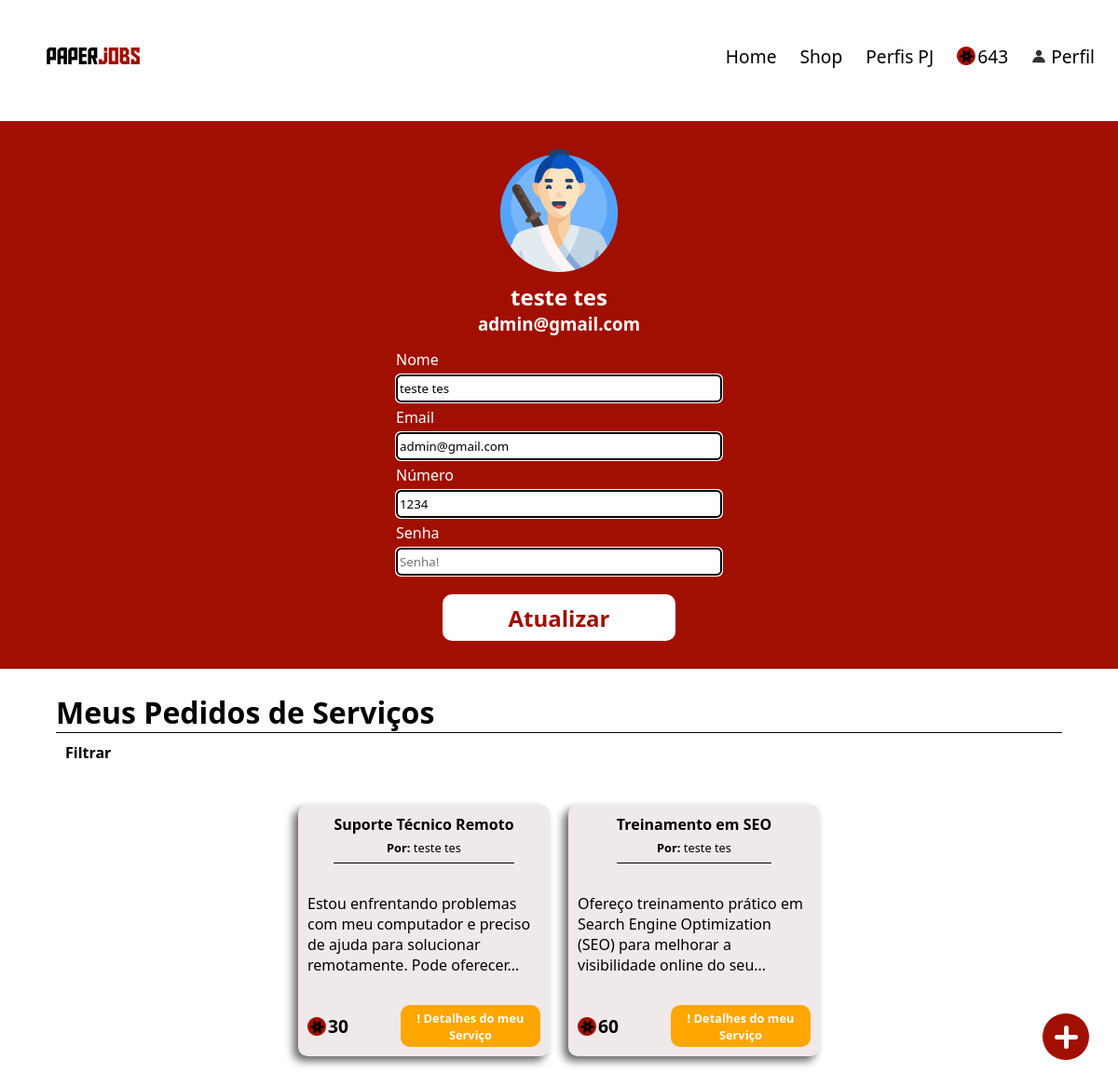
The page /perfil.php (signed in) on the database its author committed.
### tables this page shows
CREATE TABLE IF NOT EXISTS `usuarios` (
  `usuario_id` int(11) NOT NULL AUTO_INCREMENT,
  `usuario_nome` varchar(255) NOT NULL,
  `usuario_email` varchar(255) NOT NULL,
  `usuario_senha` varchar(255) NOT NULL,
  `usuario_numero` varchar(20) NOT NULL,
  `usuario_nivel` varchar(6) NOT NULL,
  `usuario_status` int(11) NOT NULL,
  `usuario_ultimo_login` timestamp NOT NULL DEFAULT current_timestamp() ON UPDATE current_timestamp(),
  `usuario_criado` timestamp NOT NULL DEFAULT current_timestamp(),
  `usuario_pontos` int(11) NOT NULL DEFAULT 0,
  PRIMARY KEY (`usuario_id`)
);

CREATE TABLE IF NOT EXISTS `servicos` (
  `servico_id` int(11) NOT NULL AUTO_INCREMENT,
  `servico_autor_id` varchar(50) NOT NULL DEFAULT '0',
  `servico_titulo` varchar(50) NOT NULL DEFAULT '0',
  `servico_descricao` varchar(250) NOT NULL DEFAULT '0',
  `servico_valor` int(11) NOT NULL DEFAULT 50,
  `servico_status` varchar(50) NOT NULL DEFAULT '0',
  `servico_data` timestamp NOT NULL DEFAULT current_timestamp(),
  `servico_orcamento_max` int(11) NOT NULL DEFAULT 0,
  `servico_tecnologias_usadas` varchar(50) DEFAULT NULL,
  `servico_prazo_max` varchar(50) DEFAULT NULL,
  `servico_ativo` int(11) DEFAULT 0,
  PRIMARY KEY (`servico_id`)
);

### functions/functions_usuarios.php (called while the page is built, shortened)
<?php
function listarUsuarios($conn, $id = null)
{
    $query = "SELECT * FROM usuarios WHERE 1=1";
    if (!empty($id))
        $query .= " AND usuario_id = " . mysqli_real_escape_string($conn, $id);
    $result = $conn->query($query);
    if ($result->num_rows > 0) {
        $usuarios = [];
        while ($row = $result->fetch_assoc()) {
            $usuarios[] = $row;
        }
        return $usuarios;
    } else {
        return [];
    }
}

### functions/functions_servicos.php (called while the page is built, shortened)
<?php
function listaServicos($conn, $id = NULL, $servico_autor_id = NULL, $titulo = NULL, $tipo = NULL, $status = NULL, $order_by = NULL, $limite = NULL, $servico_ativo = null)
{
    $query = "SELECT servicos.*, usuarios.usuario_nome, servicos_status.servico_status_nome, servicos_status.servico_status_quantidade_desbloqueado FROM servicos
              INNER JOIN servicos_status ON servicos.servico_status = servicos_status.servico_status_id
              INNER JOIN usuarios ON servicos.servico_autor_id = usuarios.usuario_id WHERE 1=1";
    if (is_numeric($servico_autor_id))
        $query .= " AND servico_autor_id = " . mysqli_real_escape_string($conn, $servico_autor_id);
    if (!empty($order_by))
        $query .= " ORDER BY servico_data $order_by";
    $result = mysqli_query($conn, $query);
    if ($result !== FALSE) {
        return $result;
    } else {
        return "ERRO: " . mysqli_error($conn);
    }
}

### perfil.php (the view, shortened to what this page needs)
<?php
require("header.php");
$atualizar = isset($_REQUEST['atualizar']) ? $_REQUEST['atualizar'] : false;
?>
<!DOCTYPE html>
<html lang="pt-br">
    <head>
    </head>
    <body>
        <div class="container-perfil">
            <div class="container-info-perfil" id="container-info-perfil">
                <img class="perfil_img" src="assets/iconPerfil/icon_perfil.png" alt="">
                <h2 class='usuario-nome'><?php echo $_SESSION['usuario']["usuario_nome"]; ?></h2>
                <h3 class='usuario-tipo'><?php echo $_SESSION['usuario']["usuario_email"]; ?></h3>
            </div>
            <div class="main">
                <div class="informacoes-perfil-selecionado">
                    <form action="" method='POST' class="container-atualizar_usuario">
                        <div class="containers-inputs">
                            <label for="">Nome</label><br>
                            <input class="usuario-input usuario_nome" <?php echo $atualizar == true ? "" : ' disabled'; ?>
                                value="<?php echo $_SESSION['usuario']["usuario_nome"]; ?>" type="text"
                                name="usuario_nome" id="">
                        </div>
                        <div class="containers-inputs">
                            <label for="">Email</label><br>
                            <input class="usuario-input usuario_email" <?php echo $atualizar == true ? "" : ' disabled'; ?>
                                value="<?php echo $_SESSION['usuario']["usuario_email"]; ?>" type="email"
                                name="usuario_email" id="">
                        </div>
                        <div class="containers-inputs">
                            <label for="">Número</label><br>
                            <input class="usuario-input usuario_numero" <?php echo $atualizar == true ? "" : ' disabled'; ?>
                                value="<?php echo $_SESSION['usuario']["usuario_numero"]; ?>" type="text"
                                name="usuario_numero" id="telefone">
                        </div>
                        <div class="containers-inputs">
                            <label for="">Senha</label><br>
                            <input class="usuario-input usuario_senha" disabled style="color:black" type="password"
                                name="usuario_senha" placeholder="Senha!" id="">
                        </div>
                        <form id="perfilForm" action="perfil.php" method="GET">
                            <div class="btns"
                                style="display:flex; width:100%;justify-content: center;margin-top: 15px;">
                                <?php if ($atualizar == false) {
                                    ?>
                                    <input class="btn_atualizar_usuario" type="button" name="atualizar" value="Atualizar">
                                <?php } ?>
                            </div>
                        </form>
                    </form>
                </div>
            </div>
        </div>
        <div class="container_servicos" style="margin-top:25px;">
            <div class="titulo_servicos">
                <h4>Meus Pedidos de Serviços</h4>
            </div>
            <div class="filtros">
                <li><b>Filtrar</b></li>
            </div>
            <div class="container_cards_servicos">
                <?php
                $listaServicos = listaServicos($conn, null, $_SESSION['usuario']["usuario_id"], null, null, null, 'DESC');
                if (!empty($listaServicos)) {
                    foreach ($listaServicos as $servico) {
                        $varfica_servico_desbloqueado = verificaServicoDesbloqueado($conn, $servico['servico_id'], $_SESSION['usuario']["usuario_id"]);
                        ?>
                        <div class="card_servico" id_serviço="<?php echo $servico['servico_id']; ?>">
                            <div class="card_header" style="border-bottom:1px solid black;">
                                <div class="titulo_servico"><b> <?php echo $servico['servico_titulo']; ?></b></div>
                                <div class="dono_servico"><b>Por:</b><?php echo " " . $servico['usuario_nome']; ?></div>
                            </div>
                            <div class="card_body">
                                <span>
                                    <?php
                                    $descricao = $servico['servico_descricao'];
                                    $palavras = explode(' ', $descricao);
                                    if (count($palavras) > 8) {
                                        $descricao = implode(' ', array_slice($palavras, 0, 15)) . '...';
                                    }
                                    echo $descricao;
                                    ?>
                                </span>
                            </div>
                            <div class="card_footer" style="justify-content: space-between;">
                                <div class="moedas_servico">
                                    <img class="icon_ponto" src="assets/icons/Pontos.png" alt="icon_moeda"><b>
                                        <?php echo $servico['servico_valor']; ?></b>
                                </div>
                                <?php if ($_SESSION['usuario']["usuario_id"] == $servico['servico_autor_id']) { ?>
                                    <div class="respostas_servico" style="background-color:#ffa600;"> <span> !
                                            <?php echo "Detalhes do meu Serviço" ?></span>
                                    </div>
                                <?php } else if ($varfica_servico_desbloqueado <= 0) { ?>
                                        <div class="respostas_servico"> <span> !
                                            <?php echo $servico['servico_status_nome']; ?></span>
                                        </div>
                                <?php } ?>
                            </div>
                        </div>
                        <?php
                    }
                } else {
                    ?>
                    <h4>Nenhum Serviço encontrado!</h4>
                    <?php
                } ?>
            </div>
        </div>
    </body>
</html>

### header.php (shortened to what this page needs)
<?php
require('conexao.php');
require('functions/functions_usuarios.php');
require('functions/functions_servicos.php');
$usuario_dados = listarUsuarios($conn, $_SESSION["usuario"]["usuario_id"]);
?>
<head>
    <link rel="stylesheet" href="css/style_claro.css">
</head>
<header>
    <div class="container_header">
        <div class="logo"><a href="home.php"><img style="width: 100px;" src="assets/logos/paperjobs.svg" alt="logo"></a>
        </div>
        <div class="container_option_header">
            <a href="home.php" class="option_header">Home</a>
            <a href="shop.php" class="option_header">Shop</a>
            <a href="perfil_pj.php" class="option_header">Perfis PJ</a>
            <div class="moedas_usuario option_header">
                <img class="icon_ponto" src="assets/icons/Pontos.png" alt="">
                <span><?php echo $usuario_dados[0]["usuario_pontos"] ?></span>
            </div>
            <a href="perfil.php">
                <div class="perfil_usuario option_header">
                    <img src="assets/icons/perfil.png" alt="icon_perfil">
                    <span>Perfil</span>
                </div>
            </a>
        </div>
    </div>
</header>
<body>
    <a href="criar_servico.php">
        <div class="adicionar_servico">
            <div class="linha_vertical"></div>
        </div>
    </a>
</body>

### css/style_claro.css (style rules this page uses)
* { margin: 0px; font-family: system-ui; }
body { display: flex; align-items: center; flex-direction: column; }
header { width: 100%; display: flex; min-height: 15vh; max-height: 110px; align-items: center; margin-bottom: 10px; }
.icon_ponto { margin-right: 2px; width: 20px; height: 20px; }
.container_header { width: 100%; display: flex; justify-content: space-between; max-height: 110px; }
.container_option_header { display: flex; font-size: 1.2em; align-items: center; }
.container_option_header a { text-decoration: none; color: black; }
.option_header { margin-right: 25px; }
.moedas_usuario { display: flex; align-items: center; }
.perfil_usuario { cursor: pointer; }
.logo { display: flex; align-items: center; margin-left: 50px; }
.adicionar_servico { border: white solid 1px; background-color: #A10F00; width: 50px; height: 50px; border-radius: 50%; position: fixed; bottom: 30px; right: 30px; display: flex; align-items: center; justify-content: center; color: white; font-size: 20px; cursor: pointer; }
.linha_horizontal, .linha_vertical { transition: .5s; background-color: #ffffff; height: 5px; width: 25px; border-radius: 15px; }
.linha_vertical { transform: rotate(90deg); margin-left: -50%; }
.container_servicos { width: 100%; display: flex; align-items: center; flex-direction: column; }
.titulo_servicos { font-size: 2em; border-bottom: 1px solid black; width: 90%; }
.filtros { display: flex; justify-content: start; width: 90%; text-decoration: none; list-style: none; }
.filtros li { margin: 10px; cursor: pointer; }
.container_cards_servicos { width: 98%; margin: 15px; display: flex; justify-content: center; flex-wrap: wrap; }
.card_servico { width: calc(100% / 5); min-width: 250px; height: 200px; padding: 10px; background: #F0E9E9; border-radius: 10px; display: flex; flex-direction: column; align-items: center; justify-content: space-between; margin: 20px 10px; cursor: pointer; box-shadow: -5px 5px 10px #646363; }
.card_header { display: flex; flex-direction: column; align-items: center; justify-content: center; padding-bottom: 2px; }
.titulo_servico { text-align: center; }
.dono_servico { margin: 5px 0px; font-size: .8em; }
.card_footer { width: 100%; height: auto; display: flex; font-size: 0.8em; }
.respostas_servico { text-align: center; background-color: #A10F00; color: white; padding: 5px; font-weight: bold; width: 140px; height: 35px; border-radius: 10px; display: flex; align-items: center; justify-content: center; }
.moedas_servico { font-size: 1.5em; display: flex; align-items: center; }
.container-perfil { width: 100%; background-color: #A10F00; padding: 30px 0px; color: white; }
.container-info-perfil { padding-bottom: 15px; display: flex; flex-direction: column; align-items: center; justify-content: center; }
.informacoes-perfil-selecionado { display: flex; justify-content: center; align-items: center; flex-direction: column; }
.container-atualizar_usuario { width: 350px; display: flex; justify-content: center; align-items: center; flex-direction: column; }
.containers-inputs { width: 100%; }
.usuario-input { border-radius: 5px; height: 30px; width: 100%; outline-style: auto; margin: 5px 0px; color: black; background: white; }
.usuario-nome { margin-top: 10px; }
.btn_atualizar_usuario { width: 250px; height: 50px; border: none; flex-shrink: 0; border-radius: 10px; background-color: #ffffff; color: #A10F00; display: flex; align-items: center; justify-content: center; text-align: center; font-size: 24px; font-style: normal; font-weight: bold; line-height: normal; cursor: pointer; }

### rows shown on the page
usuarios: usuario_pontos "643"
servicos: servico_titulo "Suporte Técnico Remoto", usuarios.usuario_nome "teste tes", servico_descricao "Estou enfrentando problemas com meu computador e preciso de ajuda para solucionar remotamente. Pode oferecer...", servico_valor "30", servico_autor_id "Detalhes do meu Serviço"
servicos: servico_titulo "Treinamento em SEO", usuarios.usuario_nome "teste tes", servico_descricao "Ofereço treinamento prático em Search Engine Optimization (SEO) para melhorar a visibilidade online do seu...", servico_valor "60", servico_autor_id "Detalhes do meu Serviço"

### other values the page prints
$_SESSION['usuario']["usuario_nome"] "teste tes"
$_SESSION['usuario']["usuario_email"] "admin@gmail.com"
